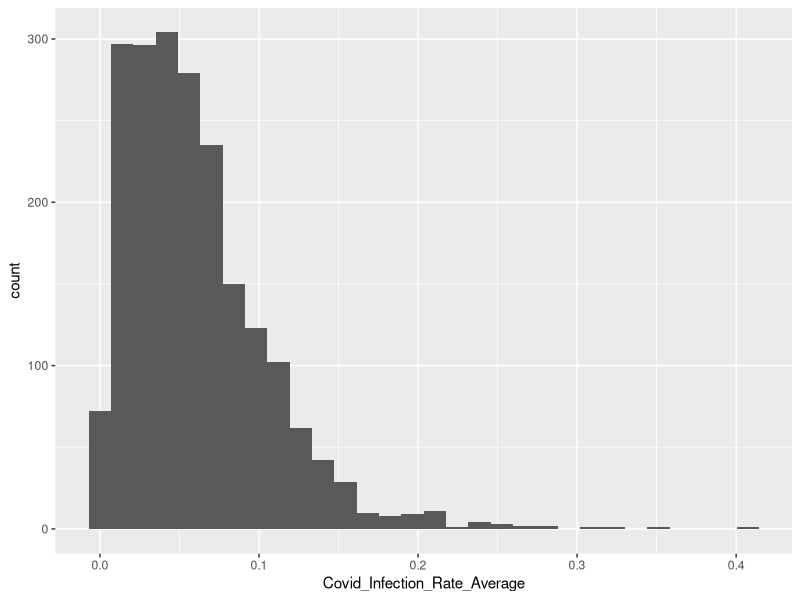
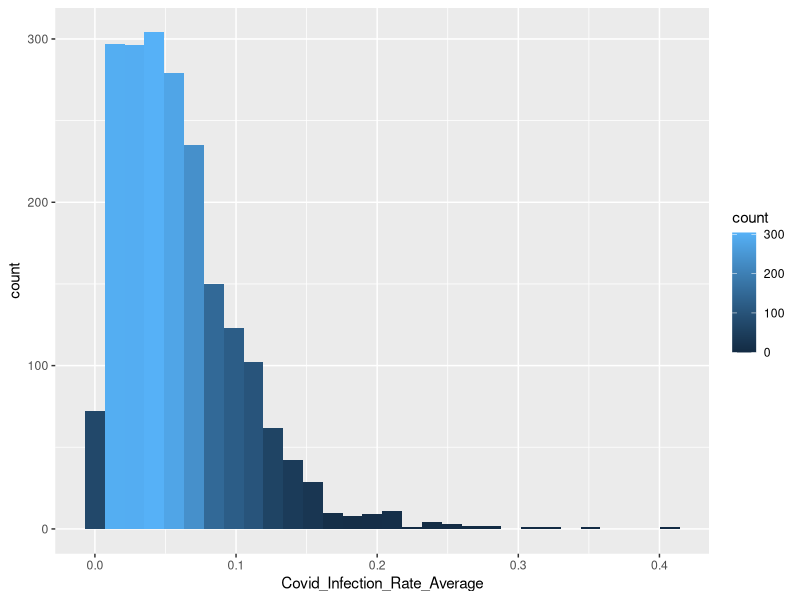
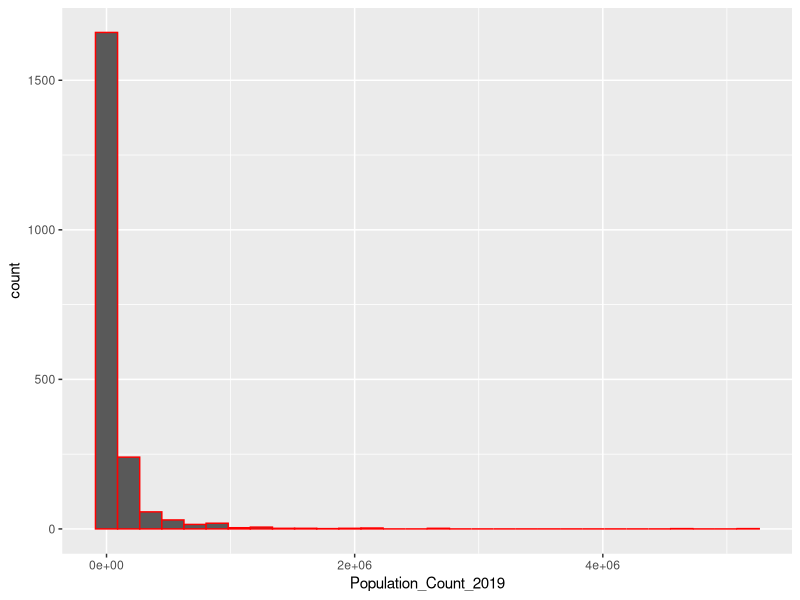
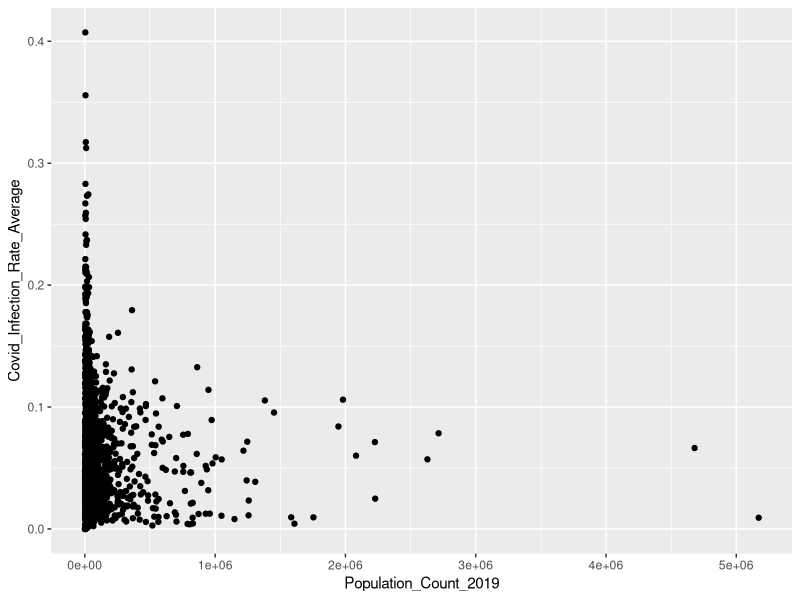

Here is the R script that generated these plots, in order: (Note: this script raises an error after producing the figures.)
setwd(dirname(rstudioapi::getActiveDocumentContext()$path))

# loading ggplot library
library(ggplot2)

# Read data with predictors and response
covid_data <- read.csv("./data/final_data.csv", header = TRUE, sep= ",")

#dimensions of final data
dim(covid_data)

#unique observations
unique(covid_data)

#first 5 rows of the data set
head(covid_data,n=5)

#first 18 variables
names(covid_data[1:18])

#response variable
names(covid_data[82])

#summary of the data set
summary(covid_data)

# plotting response variable distribution
ggplot(covid_data, aes(x=Covid_Infection_Rate_Average)) + geom_histogram()

# plotting response variable distribution after removing outliers
ggplot(covid_data
       ,aes(x=Covid_Infection_Rate_Average)) +geom_histogram(aes(fill=..count..))

#plotting population variable distribution
ggplot(covid_data
       ,aes(x=Population_Count_2019)) +geom_histogram(color="red")

# plotting County Population vs response
ggplot(covid_data
       ,aes(x=Population_Count_2019, y=Covid_Infection_Rate_Average)) + geom_point()

#converting Median_Age column to numerical format
covid_data$Median_Age <- as.numeric(covid_data$Median_Age)

#finding min and max values of Median_Age column
min(covid_data$Median_Age)
max(covid_data$Median_Age)

# setting up cut-off values 
breaks <- c(23.4,30,40,50,67)

# specifying interval/bin labels
tags <- c("[23.4-30)","[30-40)", "[40-50)" , "[50-67)")

# bucketing values into bins
group_tags <- cut(covid_data$Median_Age, breaks=breaks,include.lowest=TRUE
                  ,right=FALSE,labels=tags)

# inspecting bins
summary(group_tags)

#plotting frquecy plot for bins
ggplot(data = as_tibble(group_tags), mapping = aes(x=value)) + geom_bar() + labs(x='Age',y='Frequency')

# plotting age vs response
ggplot(covid_data
       ,aes(x=Median_Age,y=Covid_Infection_Rate_Average)) + geom_point()

# plotting Education vs response

ggplot(covid_data
       ,aes(x=Less_than_high_school_diploma,y=Covid_Infection_Rate_Average)) + geom_point()

ggplot(covid_data
       ,aes(x=bachelor_degree,y=Covid_Infection_Rate_Average)) + geom_point()


# plotting Median Household Income vs response
ggplot(covid_data
       ,aes(x=Median_Household_Income, y=Covid_Infection_Rate_Average)) + geom_point()

#plotting mask usage data vs response

ggplot(covid_data
       ,aes(x=ALWAYS, y=Covid_Infection_Rate_Average)) + geom_point()

ggplot(covid_data
       ,aes(x=FREQUENTLY, y=Covid_Infection_Rate_Average)) + geom_point()

ggplot(covid_data
       ,aes(x=NEVER, y=Covid_Infection_Rate_Average)) + geom_point()

ggplot(covid_data
       ,aes(x=FREQUENTLY + ALWAYS, y=Covid_Infection_Rate_Average)) + geom_point()

#calculating the correlation between variables

cor(covid_data[4:15],covid_data[4:15])

cor(covid_data[4:15],covid_data$Covid_Infection_Rate_Average)
